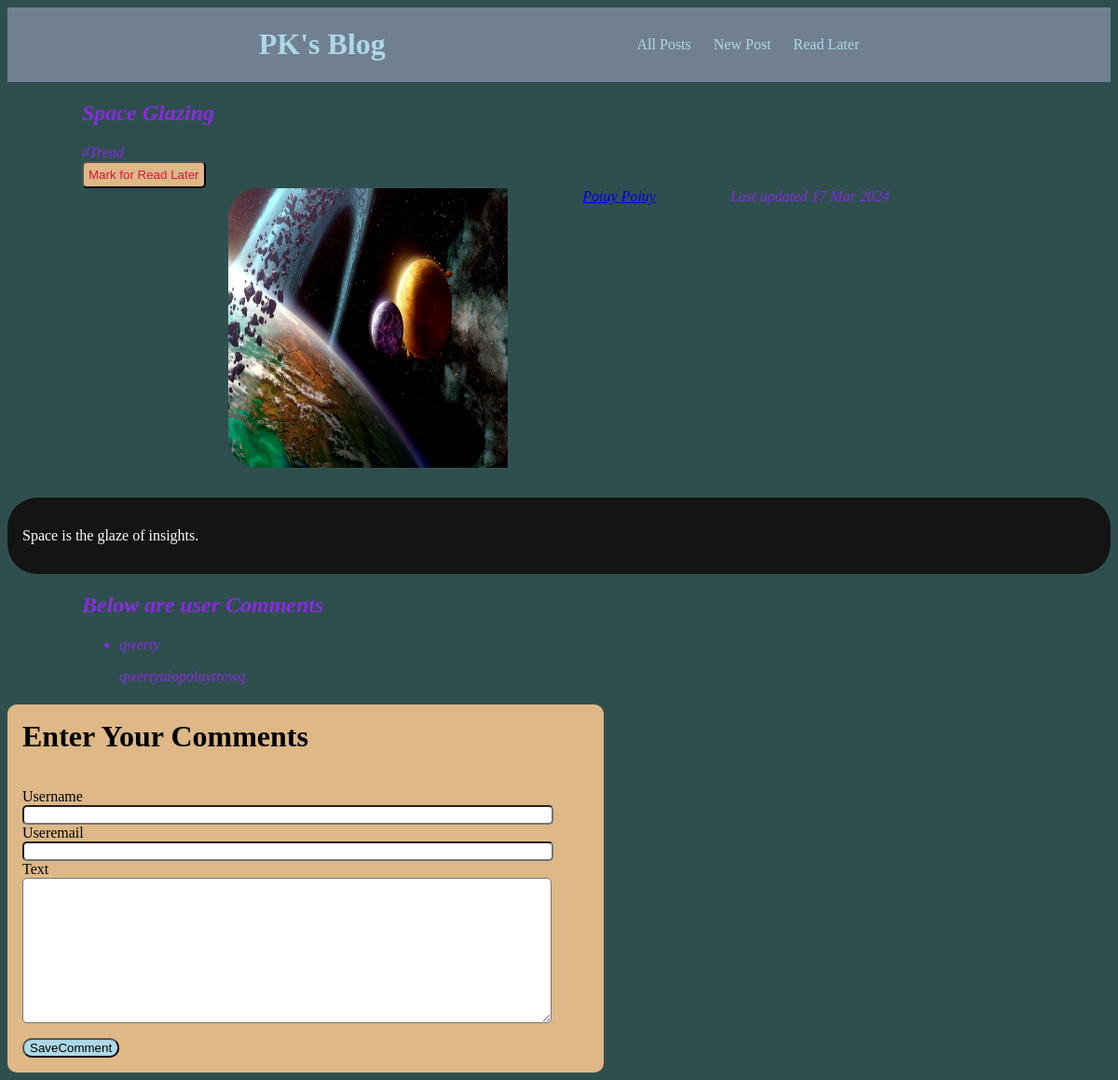
Screenshot of /posts/space-glazing with the database file from the repository.
### blog/models.py (models this page shows, shortened)
class Post(models.Model):
    title=models.CharField(max_length=25)
    excerpt=models.CharField(max_length=50)
    image = models.ImageField(upload_to="posts")
    dated=models.DateField(auto_now=True)
    content=models.TextField(validators=[MinLengthValidator(10)])
    slug=models.SlugField(unique=True)
    tags=models.ManyToManyField(Tag)
    author=models.ForeignKey(Author,on_delete=models.SET_NULL,null=True,related_name="posts")

class Tag(models.Model):
    caption=models.CharField(max_length=50)
    def __str__(self):
        return f"{self.caption}"

class Author(models.Model):
    fname=models.CharField(max_length=25)
    lname=models.CharField(max_length=25)
    email=models.EmailField()
    def __str__(self):
        return f"{self.fname} {self.lname}"

class Comment(models.Model):
    username=models.CharField(max_length=50)
    useremail=models.EmailField()
    text = models.TextField()
    post = models.ForeignKey(Post,on_delete=models.CASCADE,related_name="comments")

### blog/views.py (the view, shortened to what this page needs)
# urls.py: path("posts/<slug:slug>", views.PostDetailView.as_view(), name='post-detail-page'),
class PostDetailView(View):
    def get(self,request,slug):
        the_post=Post.objects.get(slug=slug)
        comments=the_post.comments.all().order_by("-id")
        form=CommentForm()
        post_ids=request.session.get("later_posts")
        if post_ids is None or len(post_ids)==0:
            marked = False
        else:
            marked = the_post.id in post_ids
        return render(request,"blog/post-detail.html",{"the_post":the_post,"form":form,"comments":comments,"marked":marked})

### blog/forms.py
class CommentForm(ModelForm):
    class Meta:
        model = Comment
        exclude = ['post']

### blog/templates/blog/post-detail.html (shortened to what this page needs)
{% extends "base.html" %}
{% load static %}
{% block css_files %}
<link rel="stylesheet" href="{% static "app.css" %}">
<link rel="stylesheet" href="{% static "blog/post-detail.css" %}">
{% endblock css_files %}
{% block content %}
    <section>
        <h2>{{the_post.title}}</h2>
        <div>
            {% for tag in the_post.tags.all %}
                <span>#{{tag}}</span>
            {% endfor %}
        </div>
        <div>
            <form action="{% url "read-later" %}" method="post" id="idlater">
                <button type="submit">
                    {% if not marked %}
                    Mark for Read Later
                    {% else %}
                    Remove from ReadLater
                    {% endif %}
                </button>
            </form>
        </div>
        <article>
            <img src="{{the_post.image.url}}" alt="the_post.title" width = "300" height = "300">
            <address><a href="mailto:{{the_post.author.email}}">{{the_post.author|title}}</a></address>
            <div>Last updated <time>{{the_post.dated|date:"d M Y"}}</time></div>
        </article>
    </section>
    <main>
        <p>{{the_post.content|linebreaks}}</p>
    </main>
    <section id="comments">
        <p><h1>Below are user Comments</h1></p>
        <ul>
            {% for comment in comments %}
                <li>
                    <p>{{comment.username}}</p>
                    <p>{{comment.text}}</p>
                </li>
            {% endfor %}
        </ul>
    </section>
    <form action="{% url "post-detail-page" the_post.slug %}" method="post" id="idform">
        <h1>Enter Your Comments</h1>
        {% for field in form %}
            <div class="form-control {% if field.errors %}invalid{% endif %}">
                {{field.label}}
                {{field}}
            </div>
        {% endfor %}
        <button type="submit">SaveComment</button>
    </form>
{% endblock content %}

### static/app.css (style rules this page uses)
body { background-color: darkslategrey; }

### blog/static/blog/post-detail.css (style rules this page uses)
section { font-style: italic; color: blueviolet; padding-left: 5rem; }
section>article { display: flex; justify-content: center; }
section>article>* { padding-right: 5rem; }
section>article>img { border-radius: 2rem; }
main { background-color: rgb(20, 20, 20); border-radius: 2rem; padding: 1rem; margin-top: 2rem; color: white; }
#idlater>button { margin:auto; background-color: burlywood; color: crimson; border-radius: 5px; padding: 5px; }
#idform { background-color: burlywood; width:90%; max-width: 40rem; border-radius: 10px; }
#idform h1 { padding: 1rem; }
.form-control { padding-left: 1rem; }
.form-control input, .form-control textarea { display: block; width: 90%; border-radius: 5px; }
#idform>button { margin: 1rem; background-color: lightblue; border-radius: 10px; }

### rows the page displays
Post: title "Space Glazing", image (picture), author "Poiuy Poiuy", dated "17 Mar 2024", content "Space is the glaze of insights."
Tag: caption "Trend"
Comment: username "qwerty", text "qwertyuiopoiuytrewq"

### other values shown
{{ field.label }} "Username" "Useremail" "Text"
